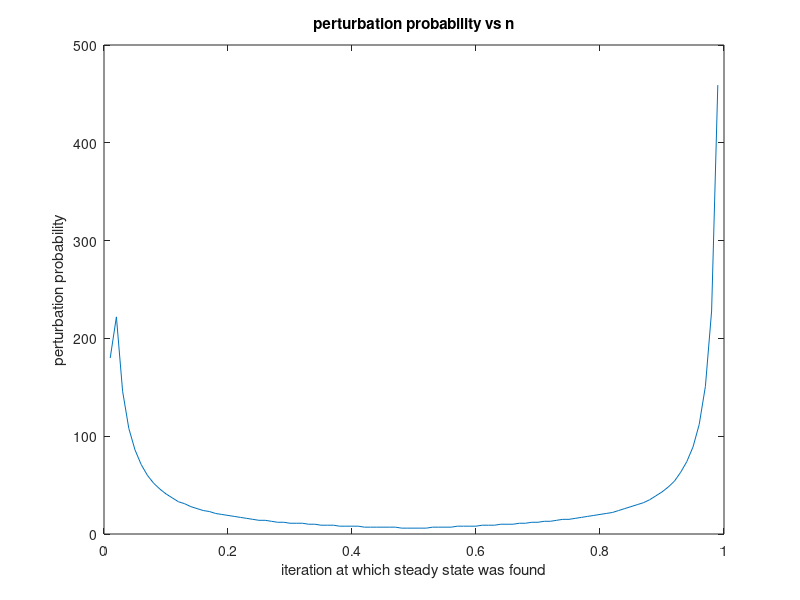

Here is the MATLAB script that generated this plot:
%% AIM - to see the relationship between perturbation probability and the number of iterations required to reach Steady State

% The process of introducing perturbations can be simplified - perturb.m

% State transition Matrix (8*8)
A = zeros(8);
A(1,6) = 1;A(2,2) = 1;A(3,6) = 1;A(4,2) = 1;A(5,5) = 1;A(6,3) = 1;A(7,5) = 1;A(8,3) = 1;

%perturbation probability
p = 0.01:0.01:0.99;

%stores the hamming distance between the states
hamdist = zeros(8);

%decimal to binary
d2b = de2bi(0:7);

%calculating the hamming distance
for i = 1:8
    for j = i:8
        c = 0;
        for k = 1:3
            if(d2b(i,k) ~= d2b(j,k))
                c = c+1;
            end
        end
        hamdist(i,j) = c;
        hamdist(j,i) = c;
    end
end

Result = zeros(1,size(p,2));

for t = 1:size(p,2)
    %S stores the current concentration of states
    S = 0.125*ones(1,8); S(1) = 1;

    %S_prev stores the previous concentration of states
    S_prev = S;

    %to store the number of iteration
    n = 0;
    pt = p(t);
    while(n < 100000)
        n = n + 1;
        S_prev = S;
        S = S*A;
        temp = (S-S_prev).^2;
        if(sum(temp) <= 1e-8)
            Result(t) = n; 
            break;
        end

        %updating A according to the perturbation probability
        for i = 1:8
            for j = 1:8
                if(i ~= j)
                    A(i,j) = A(i,j)*(1-pt^3) + (pt^hamdist(i,j) * (1-pt)^(3-hamdist(i,j)));
                else
                    A(i,j) = A(i,j)*(1-pt^3);
                end
            end
        end

        %updating A such that column sum is one
        As = sum(A,2);
        for i = 1:8
            A(i,:) = A(i,:)./As(i);
        end
    end

    if(n > 99999)
        Result(t) = 100000;
    end
end

% to plot the final perturbation probability vs n graph
plot(p,Result);
title('perturbation probability vs n');
xlabel('iteration at which steady state was found');
ylabel('perturbation probability');